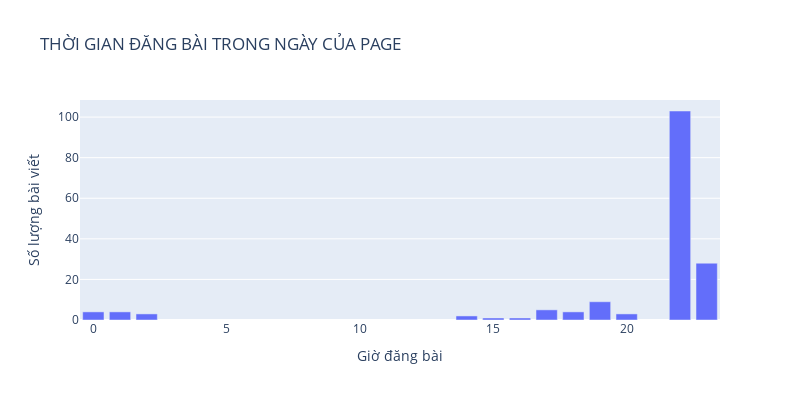

The code cell stored with this chart in its notebook:
### Markdown cell above
## Các mốc thời gian trong ngày mà fanpage thường xuyên đăng bài

### Code cell
value_counts_df = post_df_full['hour_in_day'].value_counts().reset_index()
value_counts_df.columns = ['Giờ đăng bài', 'Số lượng bài viết']

fig = px.bar(value_counts_df, x='Giờ đăng bài', y='Số lượng bài viết',
             labels={'Số lượng bài viết': 'Số lượng bài viết', 'Giờ đăng bài': 'Giờ đăng bài'},
             title="THỜI GIAN ĐĂNG BÀI TRONG NGÀY CỦA PAGE")

fig.update_layout(
    autosize=False,
    width=800,
    height=400,
)

fig.show()

### Figure 1 — Plotly figure (JSON) as saved in the notebook; plotly's stock layout.template omitted (floating-point values rounded to 4 significant figures)
{"data": [{"alignmentgroup": "True", "hovertemplate": "Giờ đăng bài=%{x}<br>Số lượng bài viết=%{y}<extra></extra>", "legendgroup": "", "marker": {"color": "#636efa", "pattern": {"shape": ""}}, "name": "", "offsetgroup": "", "orientation": "v", "showlegend": false, "textposition": "auto", "type": "bar", "x": [22, 23, 19, 17, 0, 18, 1, 20, 2, 14, 15, 16], "xaxis": "x", "y": [103, 28, 9, 5, 4, 4, 4, 3, 3, 2, 1, 1], "yaxis": "y"}], "layout": {"autosize": false, "barmode": "relative", "height": 400, "legend": {"tracegroupgap": 0}, "title": {"text": "THỜI GIAN ĐĂNG BÀI TRONG NGÀY CỦA PAGE"}, "width": 800, "xaxis": {"anchor": "y", "domain": [0, 1], "title": {"text": "Giờ đăng bài"}}, "yaxis": {"anchor": "x", "domain": [0, 1], "title": {"text": "Số lượng bài viết"}}}}
